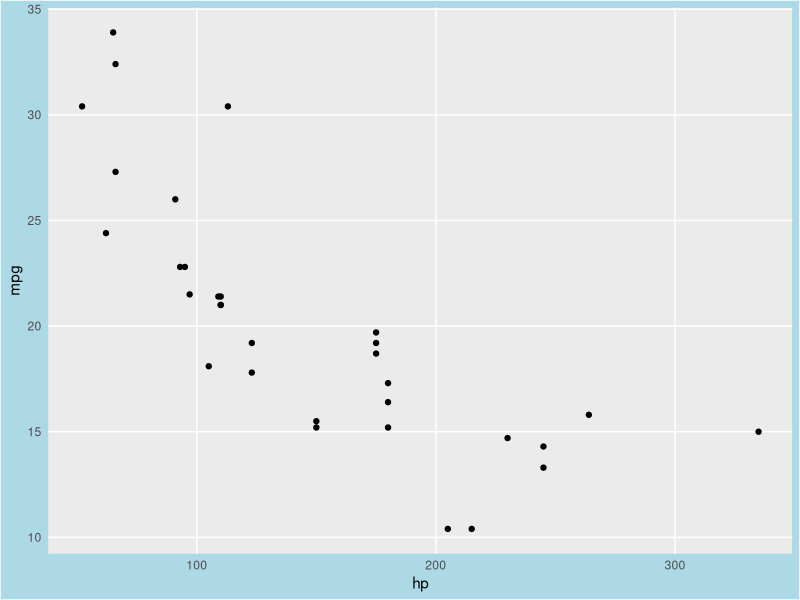
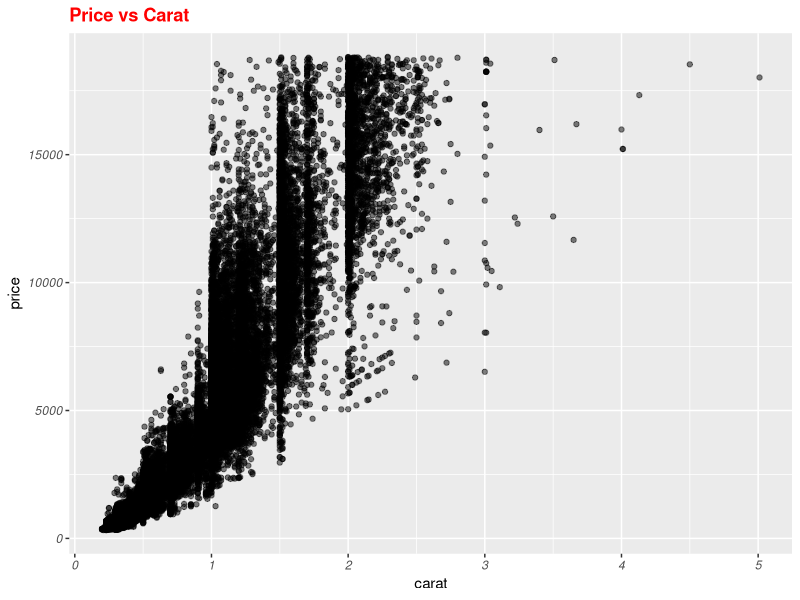
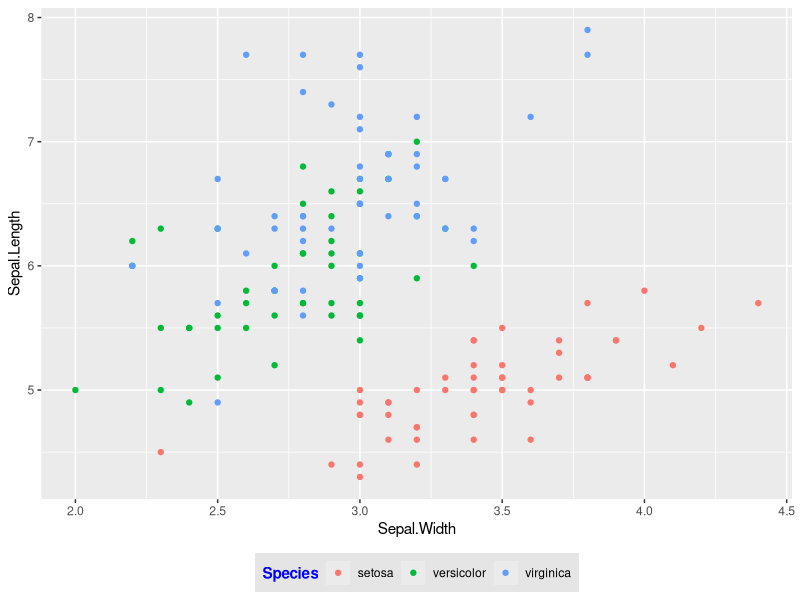
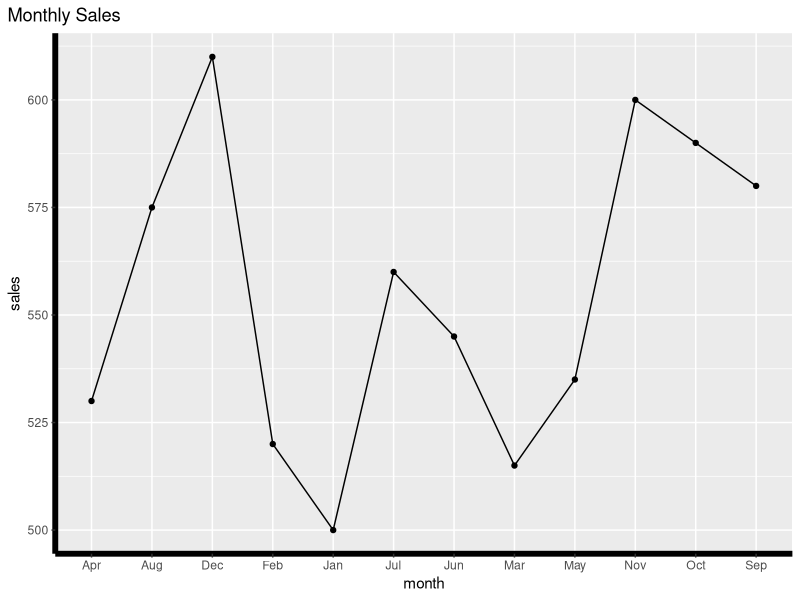
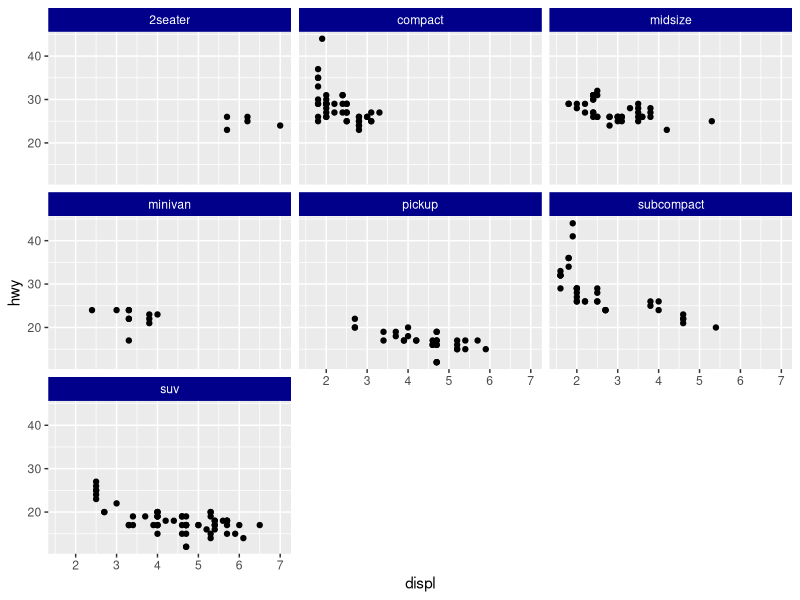
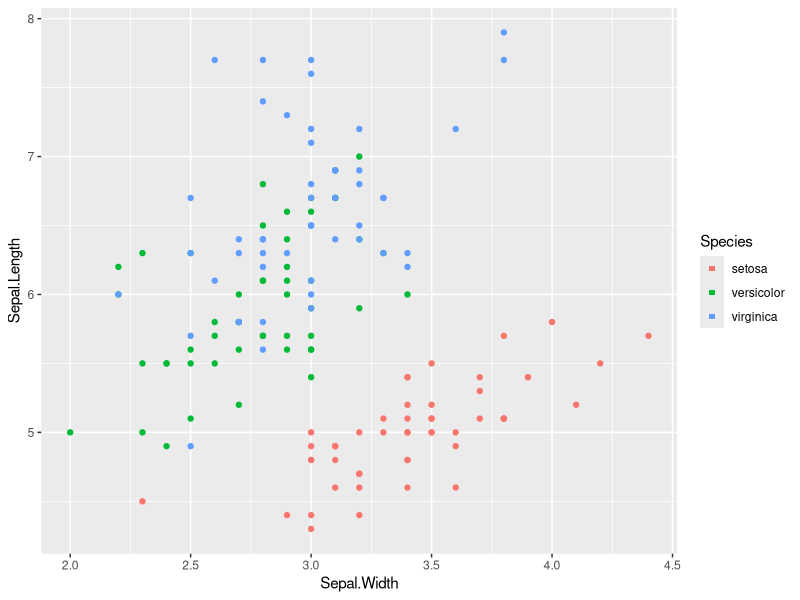
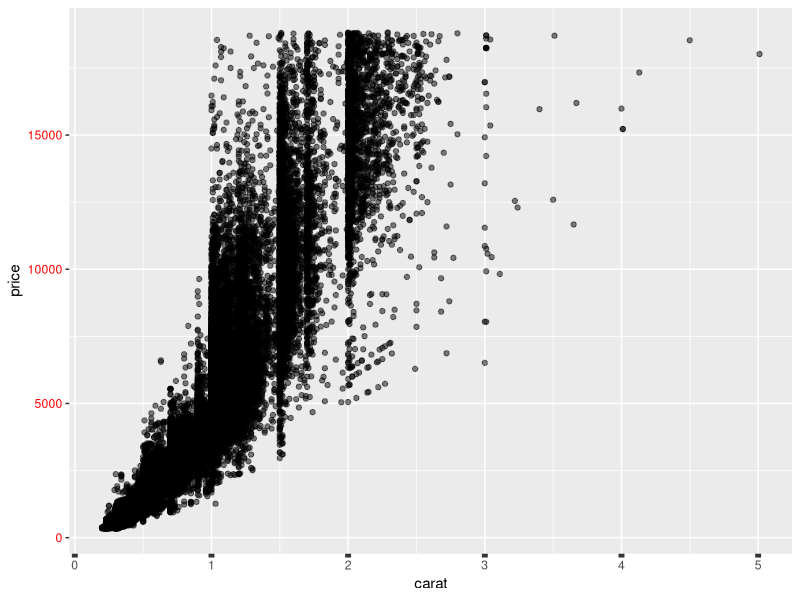
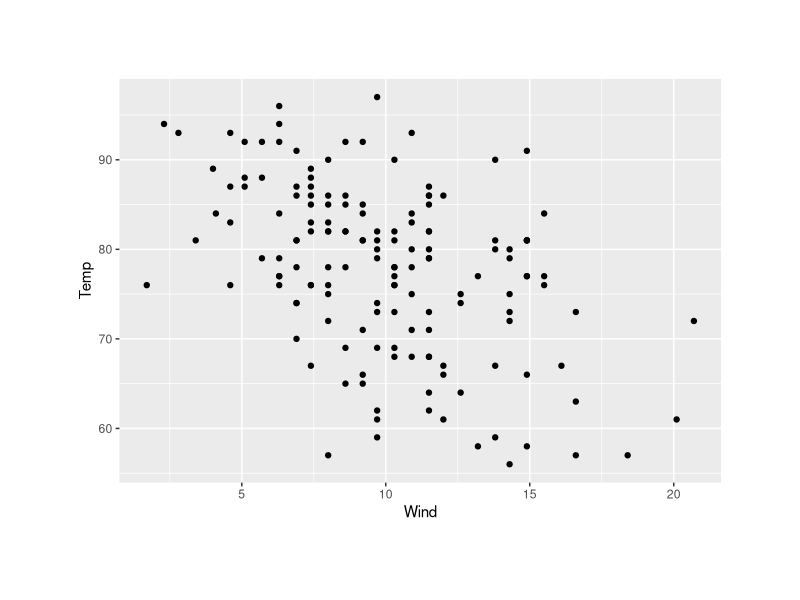

Recreate these plots in R, in order.
## ---- chunk 1
library(ggplot2)
library(dplyr)
## ---- chunk 2
plot1 <- ggplot(mtcars, aes(x = hp, y = mpg)) +
  geom_point() +
  theme(
    plot.background = element_rect(fill = "lightblue"),
    panel.grid.major = element_line(color = "white"),
    panel.grid.minor = element_blank(),
    axis.ticks = element_blank()
  )

print(plot1)
## ---- chunk 3
plot2 <- ggplot(diamonds, aes(x = carat, y = price)) +
  geom_point(alpha = 0.5) +
  ggtitle("Price vs Carat") +
  theme(
    plot.title = element_text(face = "bold", color = "red"),
    axis.text = element_text(face = "italic")
  )

print(plot2)
## ---- chunk 4
plot3 <- ggplot(iris, aes(x = Sepal.Width, y = Sepal.Length, color = Species)) +
  geom_point() +
  theme(
    legend.position = "bottom",
    legend.background = element_rect(fill = "grey90"),
    legend.title = element_text(face = "bold", color = "blue")
  )

print(plot3)
## ---- chunk 5
sales_data <- data.frame(
  month = month.abb,
  sales = c(500, 520, 515, 530, 535, 545, 560, 575, 580, 590, 600, 610)
)
## ---- chunk 6
plot4 <- ggplot(sales_data, aes(x = month, y = sales)) +
  geom_line(group = 1) +
  geom_point() +
  ggtitle("Monthly Sales") +
  theme(
    axis.line = element_line(size = 2),
    plot.title.position = "plot"
  )

print(plot4)
## ---- chunk 7
plot5 <- ggplot(mpg, aes(x = displ, y = hwy)) +
  geom_point() +
  facet_wrap(~class) +
  theme(
    strip.text = element_text(color = "white"),
    strip.background = element_rect(fill = "darkblue")
  )

print(plot5)
## ---- chunk 8
plot6 <- ggplot(iris, aes(x = Sepal.Width, y = Sepal.Length, color = Species)) +
  geom_point() +
  theme(
    legend.key = element_rect()
  ) +
  guides(
    color = guide_legend(override.aes = list(shape = 15))
  )

print(plot6)
## ---- chunk 9
plot7 <- ggplot(diamonds, aes(x = carat, y = price)) +
  geom_point(alpha = 0.5) +
  theme(
    axis.ticks.x = element_line(size = 2),
    axis.text.y = element_text(color = "red")
  )

print(plot7)
## ---- chunk 10
plot8 <- ggplot(airquality, aes(x = Wind, y = Temp)) +
  geom_point() +
  theme(
    plot.margin = margin(2, 2, 2, 2, "cm")
  )

print(plot8)
## ---- chunk 11
sales_weekly <- data.frame(
  week = 1:52,
  sales = rnorm(52, 550, 25)
)
## ---- chunk 12
plot9 <- ggplot(sales_weekly, aes(x = week, y = sales)) +
  geom_line() +
  ggtitle("Weekly Sales") +
  theme(
    plot.title = element_blank(),
    axis.title.x = element_blank(),
    axis.title.y = element_blank()
  )

print(plot9)
